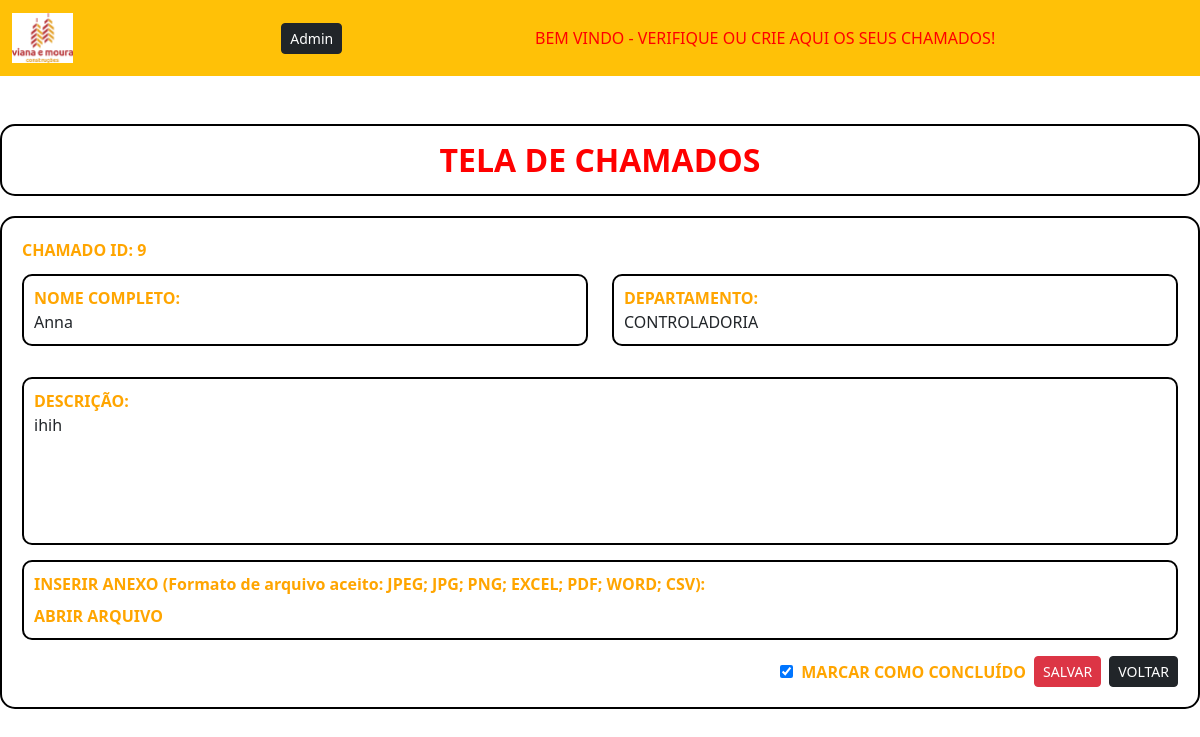
The page /admin-chamados/9/ (signed in) on the database its author committed.
### chamados/suporte/models.py (models this page shows, shortened)
class Documentos(models.Model):
    usuario = models.ForeignKey(User, on_delete=models.CASCADE, null=True, blank=True)
    titulo = models.CharField(max_length=100, blank=False, null=False)
    descricao = models.TextField()
    data_de_criacao = models.DateTimeField(auto_now_add=True)
    departamento = models.CharField(max_length=45, blank=True, null=True)
    arquivo = models.FileField(upload_to="Documentos/", blank=True, null=True)
    atualizado_pela_ultima_vez = models.DateTimeField(auto_now=True)
    status = models.CharField(max_length=20, choices=STATUS_CHOICE, default="aberto")

### chamados/suporte/views.py (the view, shortened to what this page needs)
# urls.py: path("admin-chamados/<int:pk>/", views.admin_detalhe_chamado, name="admin_detalhe_chamado"),
@staff_member_required
def admin_detalhe_chamado(request, pk):
    doc = get_object_or_404(Documentos, pk=pk)
    return render(request, "usuarios/admin_detalhe.html", {"doc": doc})

### chamados/suporte/templates/usuarios/admin_detalhe.html (shortened to what this page needs)
{% extends 'usuarios/base.html' %}
{% block conteudo %}
{% load static %}
    <div class="box-titulo">
      <h2 style="color:red; font-weight:bold; margin:0;">
        TELA DE CHAMADOS
      </h2>
    </div>
    <div class="box-form">
      <div style="text-align:left; color:orange; font-weight:bold; margin-bottom:12px;">
        CHAMADO ID: {{ doc.pk }}
      </div>
      <div class="row mb-3">
        <div class="col-md-6">
          <div class="box-campo">
            <label style="color:orange; font-weight:bold;">NOME COMPLETO:</label>
            <div>
              {% if doc.usuario %}
                {{ doc.usuario.get_full_name|default:doc.usuario.username }}
              {% else %}
                Sem usuário
              {% endif %}
            </div>
          </div>
        </div>
        <div class="col-md-6">
          <div class="box-campo">
            <label style="color:orange; font-weight:bold;">DEPARTAMENTO:</label>
            <div>{{ doc.departamento }}</div>
          </div>
        </div>
      </div>
      <div class="box-campo">
        <label style="color:orange; font-weight:bold;">DESCRIÇÃO:</label>
        <div style="min-height:120px; white-space:pre-wrap;">{{ doc.descricao }}</div>
      </div>
      <div class="box-campo">
        <label style="color:orange; font-weight:bold;">
          INSERIR ANEXO (Formato de arquivo aceito: JPEG; JPG; PNG; EXCEL; PDF; WORD; CSV):
        </label>
        <div class="d-flex align-items-center justify-content-between flex-wrap gap-2 mt-2">
          <div>
            {% if doc.arquivo %}
              <a href="{{ doc.arquivo.url }}" target="_blank" style="font-weight:bold; color:orange; text-decoration:none;">
                ABRIR ARQUIVO
              </a>
            {% else %}
              <span>Sem arquivo</span>
            {% endif %}
          </div>
        </div>
      </div>
      <form method="post" class="mt-3">
        <div class="d-flex justify-content-end align-items-center gap-2">
          <input
            type="checkbox"
            id="concluido"
            name="marcar_concluido"
            {% if doc.status == "concluído" %}checked{% endif %}
          >
          <label for="concluido" style="color:orange; font-weight:bold; margin:0;">
            MARCAR COMO CONCLUÍDO
          </label>
          <button class="btn btn-danger btn-sm" type="submit">
            SALVAR
          </button>
          <a class="btn btn-dark btn-sm" href="{% url 'admin_chamados' %}">
            VOLTAR
          </a>
      </form>
    </div>
{% endblock %}

### chamados/css/style.css (style rules this page uses)
.box-titulo { border: 2px solid black; border-radius: 15px; padding: 15px; text-align: center; margin-bottom: 20px; }
.box-form { border: 2px solid black; border-radius: 15px; padding: 20px; }
.box-campo { border: 2px solid black; border-radius: 10px; padding: 10px; margin-bottom: 15px; }

### rows shown on the page
Documentos: pk "9", usuario.get_full_name "Anna", departamento "CONTROLADORIA", descricao "ihih", status "☑"
